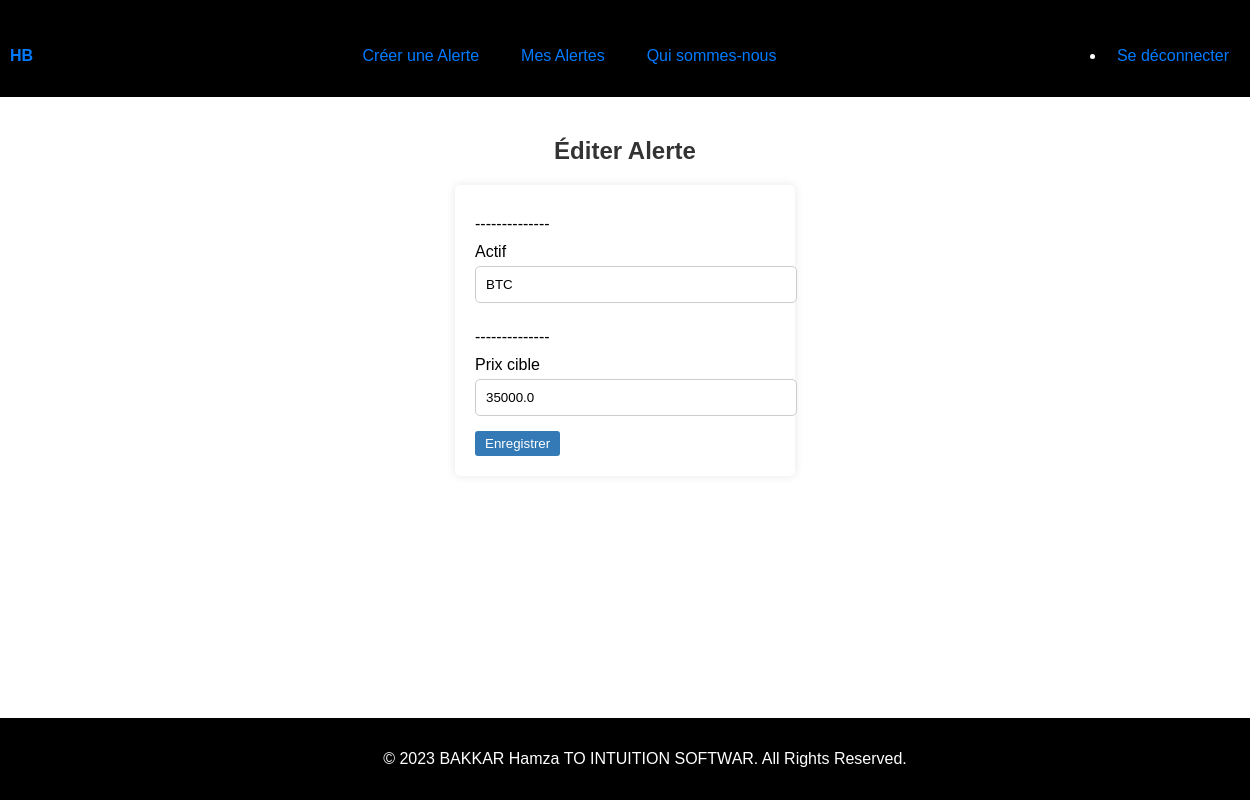
Page /edit_alert/6 (signed in) on the earlier database version.
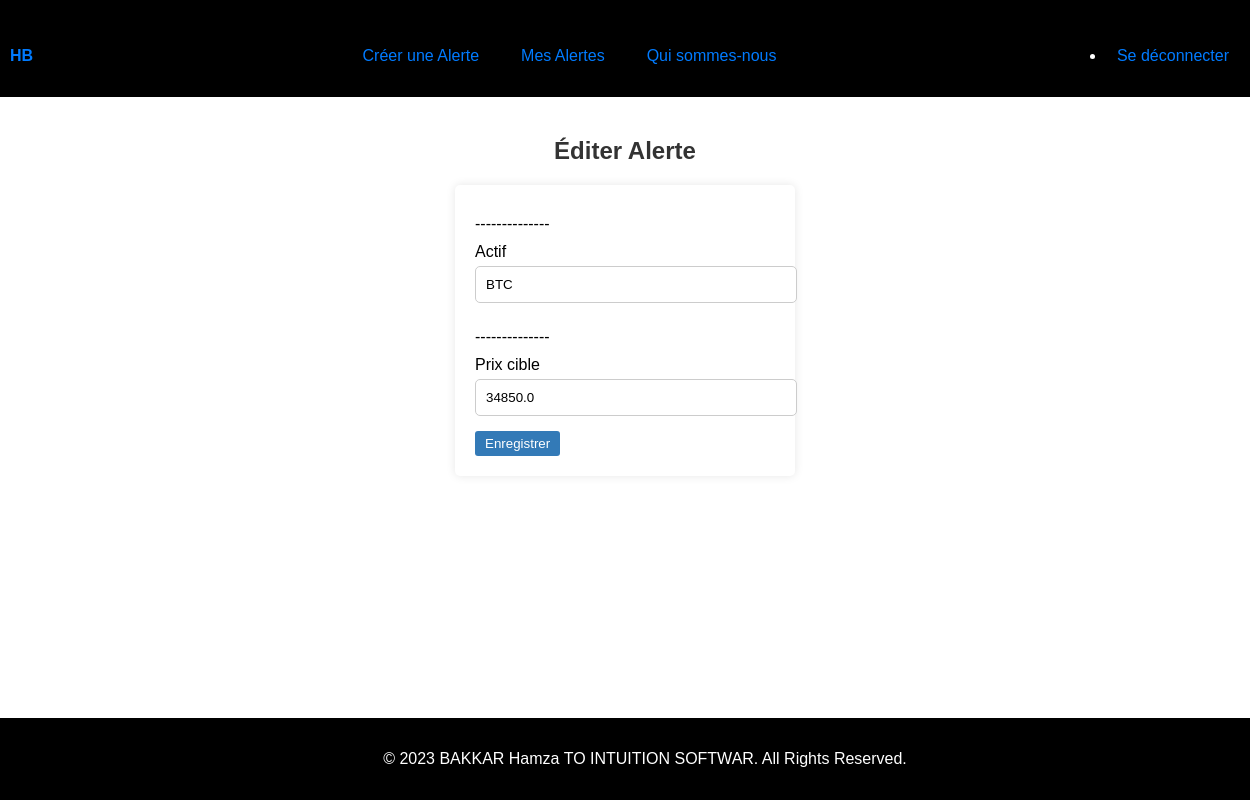
Same page on the later database version.
### app.py (models this page shows, shortened)
class Alert(db.Model):
    __tablename__ = 'alerts'
    id = db.Column(db.Integer, primary_key=True)
    user_id = db.Column(db.Integer, db.ForeignKey('user.id'), nullable=False)
    asset = db.Column(db.String(10), nullable=False)
    target_price = db.Column(db.Float, nullable=False)
    is_open = db.Column(db.Boolean, default=True)
    open_date = db.Column(db.DateTime, default=datetime.utcnow)  # Date d'ouverture

### app.py (the view)
@app.route('/edit_alert/<int:alert_id>', methods=['GET', 'POST'])
@login_required
def edit_alert(alert_id):
    alert = Alert.query.get(alert_id)
    if not alert:
        return redirect(url_for('mes_alertes'))
    form = EditAlertForm()
    if form.validate_on_submit():
        alert.asset = form.asset.data
        alert.target_price = form.target_price.data
        db.session.commit()
        return redirect(url_for('mes_alertes'))
    form.asset.data = alert.asset
    form.target_price.data = alert.target_price
    return render_template('edit_alert.html', form=form, alert=alert)

### app.py
class EditAlertForm(FlaskForm):
    asset = StringField('Actif', validators=[InputRequired()])
    target_price = FloatField('Prix cible', validators=[InputRequired()])

### app.py (called while the page is built)
@login_manager.user_loader
def load_user(user_id):
    user = User.query.get(int(user_id))  # Utilisez User.query au lieu de session.get
    return user

### templates/edit_alert.html (shortened to what this page needs)
<!DOCTYPE html>
<html>
<head>
    <link rel="stylesheet" type="text/css" href="{{ url_for('static', filename='/css/styles.css') }}">
</head>
<body>
    {% include "navbar.html" %}
    <main>
        <h1 class="edit-alert-title">Éditer Alerte</h1>
        <form method="POST">
            <div class="form-group">
                <label for="asset">--------------</label>
                {{ form.asset.label }}
                {{ form.asset(class="form-control") }}
            </div>
            <div class="form-group">
                <label for="target_price">--------------</label>
                {{ form.target_price.label }}
                {{ form.target_price(class="form-control") }}
            </div>
            <button type="submit" class="btn btn-primary">Enregistrer</button>
        </form>
    </main>
    {% include "footer.html" %}
</body>
</html>

### templates/navbar.html
<!DOCTYPE html>
<html>
<head>
    <link rel="stylesheet" type="text/css" href="{{ url_for('static', filename='/css/styles.css') }}">
</head>
<body>
    <nav class="navbar">
        <a href="{{ url_for('accueil') }}" class="navbar-logo">HB</a>
        <ul class="navbar-links">
            <li><a href="{{ url_for('set_alert_page') }}">Créer une Alerte</a></li>
            <li><a href="{{ url_for('mes_alertes') }}">Mes Alertes</a></li>
            <li><a href="{{ url_for('about') }}">Qui sommes-nous</a></li>
        </ul>
        <ul class="navbar-links-bis">
            {% if current_user.is_authenticated %}
                <li><a href="{{ url_for('logout') }}">Se déconnecter</a></li>
            {% else %}
                <li><a href="{{ url_for('login') }}">Se connecté</a></li>
            {% endif %}
        </ul>
    </nav>
</body>
</html>

### templates/footer.html
<!DOCTYPE html>
<html>
<head>
    <link rel="stylesheet" type="text/css" href="{{ url_for('static', filename='/css/styles.css') }}">
</head>
<body>
    <footer class="footer">
        <div class="footer-content">
            <p>© 2023 BAKKAR Hamza TO INTUITION SOFTWAR. All Rights Reserved.</p>
        </div>
    </footer>
</body>
</html>

### static/css/styles.css (style rules this page uses)
body { margin: 0; padding: 0; font-family: Arial, sans-serif; background-color: rgb(255, 255, 255); color: rgb(0, 0, 0); display: flex; flex-direction: column; min-height: 100vh; margin: 0; padding: 0; }
main { flex: 1; overflow-y: auto; padding: 20px; }
.navbar { display: flex; justify-content: space-between; color: rgb(255, 255, 255); align-items: center; background-color: rgb(0, 0, 0); padding: 10px; }
.navbar-links { list-style: none; display: flex; gap: 20px; }
.navbar-links li { border: 1px solid #000; padding: 5px 10px; border-radius: 5px; }
.navbar-links-bis li { border: 1px solid #000; padding: 5px 10px; border-radius: 5px; }
.navbar-logo { font-weight: bold; }
.footer { background-color: rgb(0, 0, 0); color: white; text-align: center; padding: 20px; width: 100%; }
h1 { font-size: 24px; text-align: center; margin: 20px 0; }
form { max-width: 300px; margin: 0 auto; padding: 20px; background-color: #fff; border-radius: 5px; box-shadow: 0 0 10px rgba(0, 0, 0, 0.1); }
form input { width: 100%; padding: 10px; margin-bottom: 15px; border: 1px solid #ccc; border-radius: 5px; }
a { display: block; text-align: center; margin-top: 15px; color: #007BFF; text-decoration: none; }
h1 { font-size: 24px; margin: 20px 0; }
form { max-width: 300px; padding: 20px; background-color: #fff; border-radius: 5px; box-shadow: 0 0 10px rgba(0, 0, 0, 0.1); }
a { display: block; color: #007BFF; text-decoration: none; }
h1 { color: #333; }
form { max-width: 300px; margin: 0 auto; background: #fff; padding: 20px; border-radius: 5px; box-shadow: 0 0 10px rgba(0, 0, 0, 0.1); }
label { display: block; margin-top: 10px; }
select, input { width: 100%; padding: 10px; margin-top: 5px; margin-bottom: 15px; border: 1px solid #ccc; border-radius: 5px; }
.btn { display: inline-block; padding: 5px 10px; background-color: #337ab7; color: #fff; text-decoration: none; border: none; border-radius: 3px; cursor: pointer; }
.btn-primary { background-color: #337ab7; }
h1 { font-size: 24px; }
p { font-size: 16px; line-height: 1.4; margin: 10px 0; }
a { text-decoration: none; color: #007BFF; }

Differences in the rows shown:
changed Alert "BTC": target_price "35000.0" → "34850.0"
